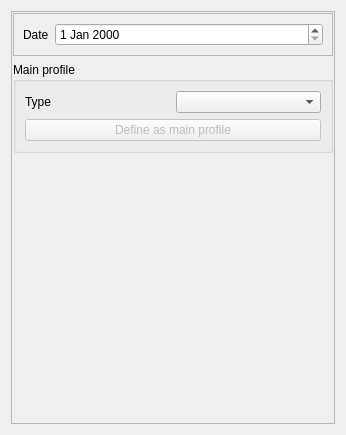
<?xml version="1.0" encoding="UTF-8"?>
<ui version="4.0">
 <class>Form_base3</class>
 <widget class="QWidget" name="Form_base3">
  <property name="geometry">
   <rect>
    <x>0</x>
    <y>0</y>
    <width>346</width>
    <height>435</height>
   </rect>
  </property>
  <property name="windowTitle">
   <string>Form</string>
  </property>
  <layout class="QVBoxLayout" name="verticalLayout_2">
   <item>
    <widget class="QFrame" name="frame_2">
     <property name="frameShape">
      <enum>QFrame::StyledPanel</enum>
     </property>
     <property name="frameShadow">
      <enum>QFrame::Raised</enum>
     </property>
     <layout class="QVBoxLayout" name="verticalLayout" stretch="1,1,10">
      <property name="leftMargin">
       <number>1</number>
      </property>
      <property name="topMargin">
       <number>1</number>
      </property>
      <property name="rightMargin">
       <number>1</number>
      </property>
      <property name="bottomMargin">
       <number>1</number>
      </property>
      <item>
       <widget class="QFrame" name="frame">
        <property name="frameShape">
         <enum>QFrame::StyledPanel</enum>
        </property>
        <property name="frameShadow">
         <enum>QFrame::Raised</enum>
        </property>
        <layout class="QFormLayout" name="formLayout_4">
         <property name="fieldGrowthPolicy">
          <enum>QFormLayout::AllNonFixedFieldsGrow</enum>
         </property>
         <item row="1" column="0">
          <widget class="QLabel" name="label">
           <property name="text">
            <string>Date</string>
           </property>
          </widget>
         </item>
         <item row="1" column="1">
          <widget class="QDateEdit" name="dateEdit"/>
         </item>
        </layout>
       </widget>
      </item>
      <item>
       <widget class="QGroupBox" name="groupBox">
        <property name="title">
         <string>Main profile</string>
        </property>
        <layout class="QGridLayout" name="gridLayout">
         <item row="0" column="0">
          <widget class="QLabel" name="label_3">
           <property name="text">
            <string>Type</string>
           </property>
          </widget>
         </item>
         <item row="0" column="1">
          <widget class="QComboBox" name="comboBox_type"/>
         </item>
         <item row="1" column="0" colspan="2">
          <widget class="QPushButton" name="pushButton_setasdefault">
           <property name="enabled">
            <bool>false</bool>
           </property>
           <property name="text">
            <string>Define as main profile</string>
           </property>
          </widget>
         </item>
        </layout>
       </widget>
      </item>
      <item>
       <widget class="QStackedWidget" name="stackedWidget">
        <property name="currentIndex">
         <number>0</number>
        </property>
        <widget class="QWidget" name="page">
         <layout class="QVBoxLayout" name="verticalLayout_4">
          <property name="leftMargin">
           <number>3</number>
          </property>
          <property name="topMargin">
           <number>3</number>
          </property>
          <property name="rightMargin">
           <number>3</number>
          </property>
          <property name="bottomMargin">
           <number>3</number>
          </property>
         </layout>
        </widget>
        <widget class="QWidget" name="page_3">
         <layout class="QHBoxLayout" name="horizontalLayout"/>
        </widget>
        <widget class="QWidget" name="page_2">
         <layout class="QVBoxLayout" name="verticalLayout_7">
          <property name="leftMargin">
           <number>3</number>
          </property>
          <property name="topMargin">
           <number>3</number>
          </property>
          <property name="rightMargin">
           <number>3</number>
          </property>
          <property name="bottomMargin">
           <number>3</number>
          </property>
         </layout>
        </widget>
       </widget>
      </item>
     </layout>
    </widget>
   </item>
  </layout>
 </widget>
 <resources/>
 <connections/>
</ui>
